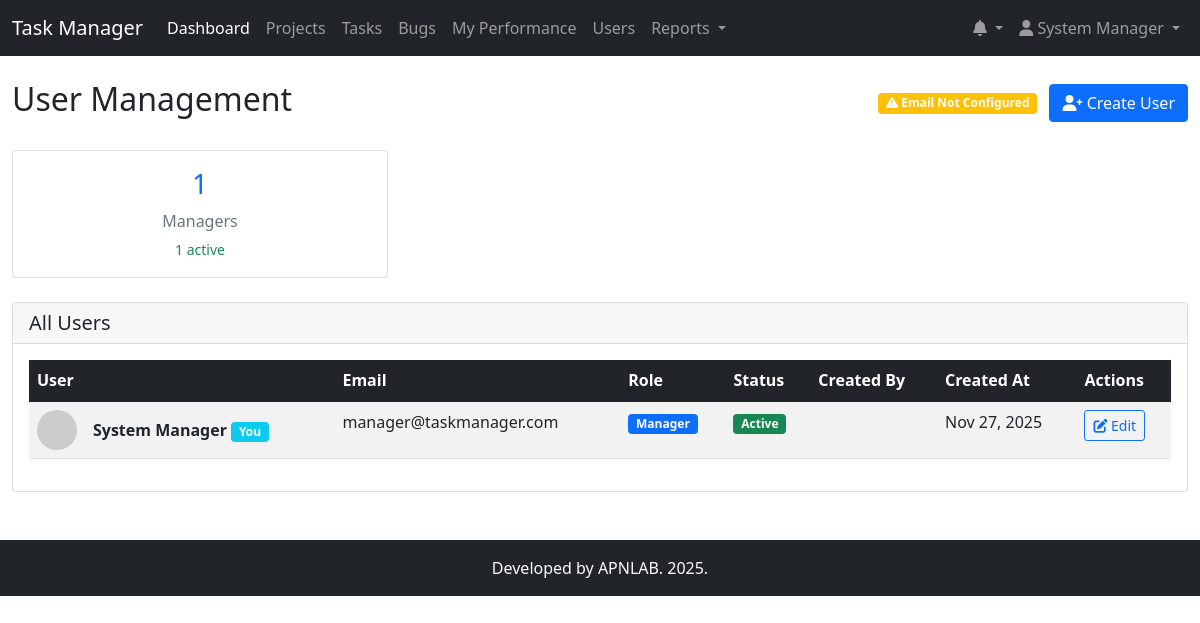
The page /users.php (signed in) on the database as committed earlier.
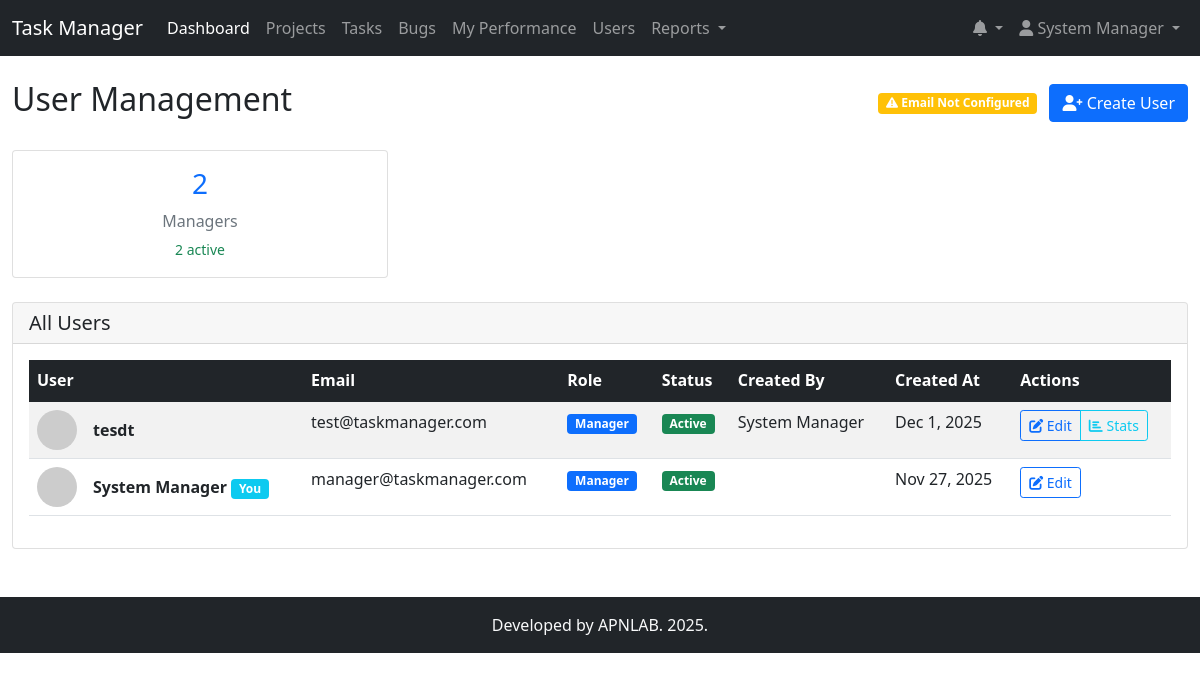
The same page on the database as committed later.
### tables this page shows
CREATE TABLE `users` (
  `id` int(11) NOT NULL,
  `email` varchar(255) NOT NULL,
  `name` varchar(255) NOT NULL,
  `password` varchar(255) NOT NULL,
  `role` enum('manager','qa','developer') NOT NULL,
  `status` enum('active','inactive') DEFAULT 'active',
  `image` varchar(255) DEFAULT NULL,
  `created_by` int(11) DEFAULT NULL,
  `created_at` timestamp NOT NULL DEFAULT current_timestamp()
);

### users.php (the view, shortened to what the changed rows need)
<?php
$database = new Database();
$db = $database->getConnection();
$users = $db->query("
    SELECT u.*, creator.name as created_by_name
    FROM users u
    LEFT JOIN users creator ON u.created_by = creator.id
    ORDER BY u.created_at DESC
")->fetchAll(PDO::FETCH_ASSOC);
$user_stats = $db->query("
    SELECT
        role,
        COUNT(*) as count,
        SUM(CASE WHEN status = 'active' THEN 1 ELSE 0 END) as active_count
    FROM users
    GROUP BY role
")->fetchAll(PDO::FETCH_ASSOC);
?>
<!DOCTYPE html>
<html lang="en">
<head>
    <link href="https://cdn.jsdelivr.net/npm/bootstrap@5.1.3/dist/css/bootstrap.min.css" rel="stylesheet">
    <link href="https://cdnjs.cloudflare.com/ajax/libs/font-awesome/6.0.0/css/all.min.css" rel="stylesheet">
</head>
<body>
    <div class="container-fluid mt-4">
        <div class="row">
            <div class="col-12">
                <div class="d-flex justify-content-between align-items-center mb-4">
                    <h2>User Management</h2>
                </div>
                <div class="row mb-4">
                    <?php foreach ($user_stats as $stat): ?>
                    <div class="col-md-4">
                        <div class="card text-center">
                            <div class="card-body">
                                <h3 class="text-<?=
                                    $stat['role'] == 'manager' ? 'primary' :
                                    ($stat['role'] == 'developer' ? 'success' : 'warning')
                                ?>"><?= $stat['count'] ?></h3>
                                <p class="text-muted mb-1"><?= ucfirst($stat['role']) ?>s</p>
                                <small class="text-success"><?= $stat['active_count'] ?> active</small>
                            </div>
                        </div>
                    </div>
                    <?php endforeach; ?>
                </div>
                <div class="card">
                    <div class="card-body">
                        <div class="table-responsive">
                            <table class="table table-striped table-hover">
                                <thead class="table-dark">
                                    <tr>
                                        <th>User</th>
                                        <th>Email</th>
                                        <th>Role</th>
                                        <th>Status</th>
                                        <th>Created By</th>
                                        <th>Created At</th>
                                        <th>Actions</th>
                                    </tr>
                                </thead>
                                <tbody>
                                    <?php foreach ($users as $user): ?>
                                    <tr>
                                        <td>
                                            <div class="d-flex align-items-center">
                                                <img src="<?= $user['image'] ?: 'https://via.placeholder.com/40' ?>"
                                                     class="rounded-circle me-3" width="40" height="40">
                                                <div>
                                                    <strong><?= htmlspecialchars($user['name']) ?></strong>
                                                    <?php if ($user['id'] == $_SESSION['user_id']): ?>
                                                        <span class="badge bg-info">You</span>
                                                    <?php endif; ?>
                                                </div>
                                            </div>
                                        </td>
                                        <td><?= htmlspecialchars($user['email']) ?></td>
                                        <td>
                                            <span class="badge bg-<?=
                                                $user['role'] == 'manager' ? 'primary' :
                                                ($user['role'] == 'developer' ? 'success' : 'warning')
                                            ?>">
                                                <?= ucfirst($user['role']) ?>
                                            </span>
                                        </td>
                                        <td>
                                            <span class="badge bg-<?= $user['status'] == 'active' ? 'success' : 'secondary' ?>">
                                                <?= ucfirst($user['status']) ?>
                                            </span>
                                        </td>
                                        <td><?= htmlspecialchars($user['created_by_name']) ?></td>
                                        <td><?= date('M j, Y', strtotime($user['created_at'])) ?></td>
                                        <td>
                                            <div class="btn-group">
                                                <button class="btn btn-sm btn-outline-primary edit-user"
                                                        data-user='<?= htmlspecialchars(json_encode($user)) ?>'>
                                                    <i class="fas fa-edit"></i> Edit
                                                </button>
                                                <?php if ($user['id'] != $_SESSION['user_id']): ?>
                                                <a href="user_stats.php?id=<?= $user['id'] ?>" class="btn btn-sm btn-outline-info">
                                                    <i class="fas fa-chart-bar"></i> Stats
                                                </a>
                                                <?php endif; ?>
                                            </div>
                                        </td>
                                    </tr>
                                    <?php endforeach; ?>
                                </tbody>
                            </table>
                        </div>
                    </div>
                </div>
            </div>
        </div>
    </div>
</body>
</html>

Rows that differ between the two databases and show on the page:
added users: name "tesdt", email "test@taskmanager.com", role "Manager", status "Active", created_by.name "System Manager", created_at "Dec 1, 2025"
Other text that changed with them:
new list line: "2 Manager s 2 active"
list line gone: "1 Manager s 1 active"
